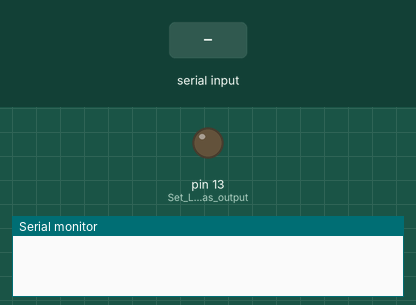
A sketch run on a simulated Arduino Uno, built with avr-gcc and run on an emulated ATmega328P. Parts: output pins drawn as LEDs (lit = HIGH), the last lines printed to the serial monitor. The inputs (shaded band) are chosen by the test bench.

Above: at 1.2 s.
1.3 s: "F" received over Serial
At 1.7 s:
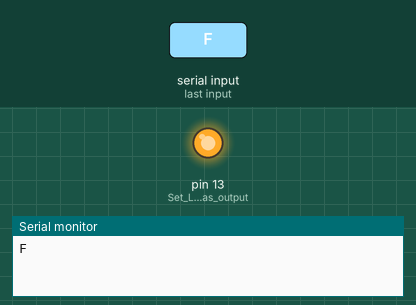
2.8 s: "B" received over Serial
At 4.1 s:
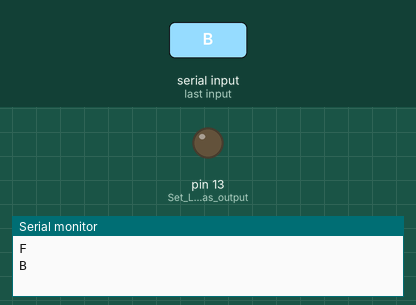
Timing chart, 0 to 5.8 s (numbered marks = the images above; inputs shaded):
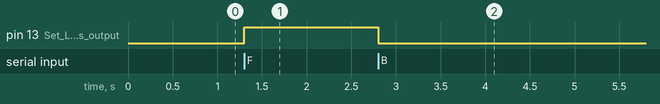

The sketch:

Bluetooth_Module_Control.ino
```cpp
/*
  Project: Bluetooth Module Control
  Description:
    - Receives commands via Bluetooth (e.g., from Z2M Bluetooth RC App).
    - Controls onboard LED on pin 13 based on received characters.
    - Commands:
        'F' - Turn LED ON
        'B' - Turn LED OFF
    - Extendable for controlling servos, motors, etc.
*/

char data = 0; // Variable to store received data

void setup() {
  Serial.begin(9600);     // Initialize serial communication
  pinMode(13, OUTPUT);    // Set LED pin as output
}

void loop() {
  // Check if data is received via Bluetooth
  if (Serial.available() > 0) {
    data = Serial.read();   // Read incoming data
    Serial.println(data);   // Print received data to Serial Monitor

    // Control LED based on received command
    if (data == 'F') {
      digitalWrite(13, HIGH);  // Turn LED ON
    }
    else if (data == 'B') {
      digitalWrite(13, LOW);   // Turn LED OFF
    }
  }
}
```

Measured:
- after the input at 1.3 s, pin 13 (Set_LED_pin_as_output): LOW → HIGH at once
- after the input at 2.8 s, pin 13 (Set_LED_pin_as_output): HIGH → LOW at once
